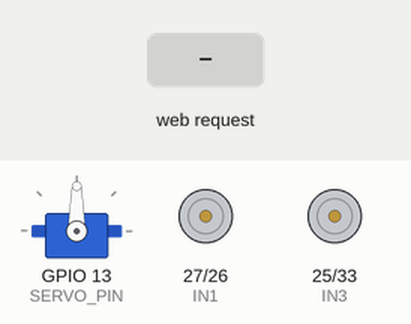
This sketch was run on a simulated ESP32. Parts: servo, motor-driver pin pairs drawn as motors (green arrow = first pin HIGH = forward, orange = second pin HIGH = backward, longer = more drive, scaled by the enable pin). The test bench sets the inputs (shaded band). WiFi joins after 1.5 s; servers stay silent unless stated; what the sketch prints to the serial monitor is not drawn.

Above: at 2.7 s.
2.8 s: HTTP request GET /move?dir=forward received
At 3.5 s:
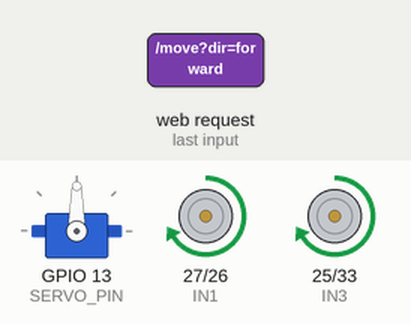
4.3 s: HTTP request GET /mode received
At 4.7 s:
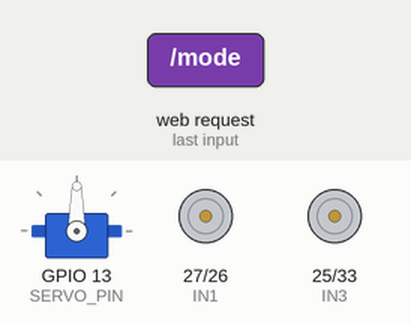
5.8 s: HTTP request GET /move?dir=backward received
At 7.0 s:
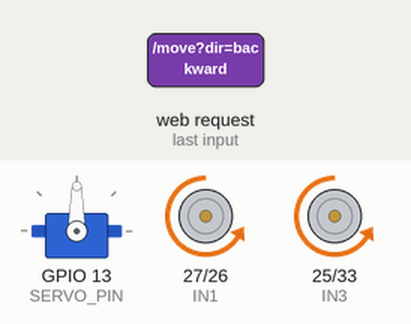
7.3 s: HTTP request GET /move?dir=left received
At 8.1 s:
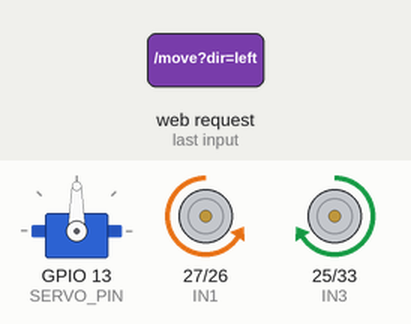
8.8 s: HTTP request GET /move?dir=right received
At 9.3 s:
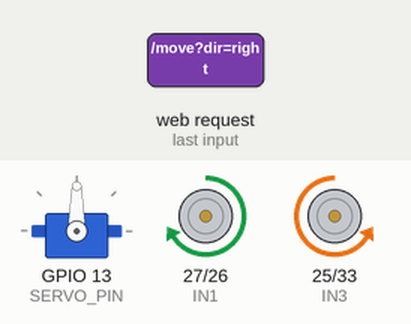
10.3 s: HTTP request GET /mode?dir=forward received
At 11.6 s:
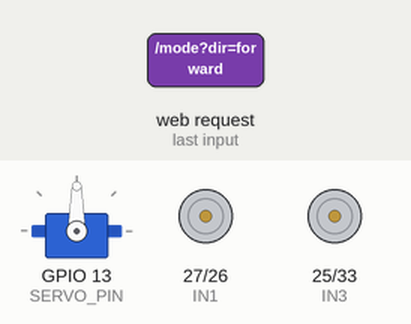
Timing chart, 0 to 12.8 s (numbered marks = the images above; inputs shaded):
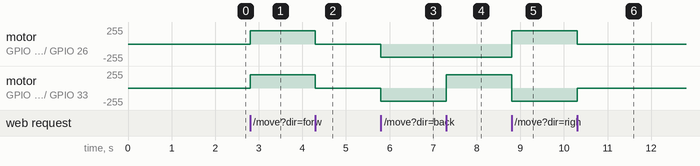

The sketch:

Smart_Rover_V3.ino
```cpp
#include <WiFi.h>
#include <WebServer.h>
#include <ESP32Servo.h>

const char* ssid = "Galaxy A35";
const char* password = "uday1234";

#define ENA 14
#define IN1 27
#define IN2 26
#define ENB 32
#define IN3 25
#define IN4 33

#define TRIG_PIN 5
#define ECHO_PIN 18
#define SERVO_PIN 13
#define IR_LEFT 34
#define IR_RIGHT 35

WebServer server(80);
Servo scanServo;

int motorSpeed = 200;
enum Mode { MANUAL, AUTO_OBSTACLE, LINE_FOLLOW };
Mode currentMode = MANUAL;

const int pwmFreq = 5000;
const int pwmResBits = 8;

void setup() {
  Serial.begin(115200);
  pinMode(IN1, OUTPUT); pinMode(IN2, OUTPUT);
  pinMode(IN3, OUTPUT); pinMode(IN4, OUTPUT);

  // New ESP32 core 3.x LEDC API: attach directly to the pin, no channel needed
  ledcAttach(ENA, pwmFreq, pwmResBits);
  ledcAttach(ENB, pwmFreq, pwmResBits);

  pinMode(TRIG_PIN, OUTPUT);
  pinMode(ECHO_PIN, INPUT);
  pinMode(IR_LEFT, INPUT);
  pinMode(IR_RIGHT, INPUT);

  scanServo.setPeriodHertz(50);
  scanServo.attach(SERVO_PIN, 500, 2400);
  scanServo.write(90);

  stopMotors();

  WiFi.begin(ssid, password);
  Serial.print("Connecting to WiFi");
  while (WiFi.status() != WL_CONNECTED) {
    delay(500);
    Serial.print(".");
  }
  Serial.println();
  Serial.print("Rover IP: ");
  Serial.println(WiFi.localIP());

  setupRoutes();
  server.begin();
}

void loop() {
  server.handleClient();
  if (currentMode == AUTO_OBSTACLE) autoObstacleLoop();
  else if (currentMode == LINE_FOLLOW) lineFollowLoop();
}

void setMotorA(int speed, bool forward) {
  digitalWrite(IN1, forward ? HIGH : LOW);
  digitalWrite(IN2, forward ? LOW : HIGH);
  ledcWrite(ENA, speed); // new API: write directly by pin
}

void setMotorB(int speed, bool forward) {
  digitalWrite(IN3, forward ? HIGH : LOW);
  digitalWrite(IN4, forward ? LOW : HIGH);
  ledcWrite(ENB, speed); // new API: write directly by pin
}

void moveForward(int speed) { setMotorA(speed, true); setMotorB(speed, true); }
void moveBackward(int speed) { setMotorA(speed, false); setMotorB(speed, false); }
void turnLeft(int speed) { setMotorA(speed, false); setMotorB(speed, true); }
void turnRight(int speed) { setMotorA(speed, true); setMotorB(speed, false); }
void stopMotors() { ledcWrite(ENA, 0); ledcWrite(ENB, 0); }

long getDistanceCM() {
  digitalWrite(TRIG_PIN, LOW);
  delayMicroseconds(2);
  digitalWrite(TRIG_PIN, HIGH);
  delayMicroseconds(10);
  digitalWrite(TRIG_PIN, LOW);
  long duration = pulseIn(ECHO_PIN, HIGH, 30000);
  if (duration == 0) return 400;
  return duration * 0.0343 / 2;
}

void autoObstacleLoop() {
  long distance = getDistanceCM();
  if (distance > 25) {
    moveForward(motorSpeed);
  } else {
    stopMotors();
    delay(200);
    moveBackward(motorSpeed);
    delay(300);
    stopMotors();

    scanServo.write(150);
    delay(400);
    long leftDist = getDistanceCM();

    scanServo.write(30);
    delay(500);
    long rightDist = getDistanceCM();

    scanServo.write(90);
    delay(300);

    if (leftDist > rightDist) turnLeft(motorSpeed);
    else turnRight(motorSpeed);
    delay(400);
    stopMotors();
  }
}

void lineFollowLoop() {
  int leftVal = digitalRead(IR_LEFT);
  int rightVal = digitalRead(IR_RIGHT);
  if (leftVal == LOW && rightVal == LOW) moveForward(motorSpeed);
  else if (leftVal == HIGH && rightVal == LOW) turnLeft(motorSpeed);
  else if (leftVal == LOW && rightVal == HIGH) turnRight(motorSpeed);
  else stopMotors();
}

void setupRoutes() {
  server.on("/", handleRoot);
  server.on("/move", handleMove);
  server.on("/mode", handleMode);
  server.on("/speed", handleSpeed);
  server.on("/status", handleStatus);
}

void handleRoot() {
  String html = R"rawliteral(
<!DOCTYPE html><html><head><title>AI Rover V3</title>
<meta name="viewport" content="width=device-width, initial-scale=1">
<style>body{font-family:Arial;text-align:center;background:#111;color:#eee;}
button{font-size:20px;padding:15px 25px;margin:8px;border-radius:10px;border:none;background:#2a7;color:white;}
.stop{background:#c33;} .mode{background:#37c;} h2{margin-top:30px;}</style></head>
<body><h1>AI Rover V3 Control</h1>
<h2>Movement</h2>
<div><button onclick="send('/move?dir=forward')">Forward</button></div>
<div><button onclick="send('/move?dir=left')">Left</button>
<button onclick="send('/move?dir=stop')" class="stop">Stop</button>
<button onclick="send('/move?dir=right')">Right</button></div>
<div><button onclick="send('/move?dir=backward')">Backward</button></div>
<h2>Speed</h2>
<input type="range" min="100" max="255" value="200" onchange="send('/speed?val='+this.value)">
<h2>Mode</h2>
<button class="mode" onclick="send('/mode?set=manual')">Manual</button>
<button class="mode" onclick="send('/mode?set=obstacle')">Auto Obstacle</button>
<button class="mode" onclick="send('/mode?set=line')">Line Follow</button>
<script>function send(url){fetch(url).catch(e=>console.log(e));}</script>
</body></html>
)rawliteral";
  server.send(200, "text/html", html);
}

void handleMove() {
  if (currentMode != MANUAL) { server.send(200, "text/plain", "Ignored"); return; }
  String dir = server.arg("dir");
  if (dir == "forward") moveForward(motorSpeed);
  else if (dir == "backward") moveBackward(motorSpeed);
  else if (dir == "left") turnLeft(motorSpeed);
  else if (dir == "right") turnRight(motorSpeed);
  else if (dir == "stop") stopMotors();
  server.send(200, "text/plain", "OK");
}

void handleMode() {
  String m = server.arg("set");
  stopMotors();
  if (m == "manual") currentMode = MANUAL;
  else if (m == "obstacle") currentMode = AUTO_OBSTACLE;
  else if (m == "line") currentMode = LINE_FOLLOW;
  server.send(200, "text/plain", "Mode: " + m);
}

void handleSpeed() {
  if (server.hasArg("val")) motorSpeed = constrain(server.arg("val").toInt(), 0, 255);
  server.send(200, "text/plain", "Speed: " + String(motorSpeed));
}

void handleStatus() {
  String status = "Mode: ";
  if (currentMode == MANUAL) status += "Manual";
  else if (currentMode == AUTO_OBSTACLE) status += "Obstacle Avoidance";
  else status += "Line Follow";
  status += " | Distance: " + String(getDistanceCM()) + "cm | Speed: " + String(motorSpeed);
  server.send(200, "text/plain", status);
}
```

Measured:
- after the input at 2.8 s, motor on GPIO 27 (IN1) / GPIO 26 (IN2), motor on GPIO 25 (IN3) / GPIO 33 (IN4): stopped → forward 199/255 at once
- after the input at 4.3 s, motor on GPIO 27 (IN1) / GPIO 26 (IN2), motor on GPIO 25 (IN3) / GPIO 33 (IN4): forward 199/255 → stopped at once
- after the input at 5.8 s, motor on GPIO 27 (IN1) / GPIO 26 (IN2), motor on GPIO 25 (IN3) / GPIO 33 (IN4): stopped → backward 199/255 at once
- after the input at 7.3 s, motor on GPIO 25 (IN3) / GPIO 33 (IN4): backward 199/255 → forward 199/255 at once
- after the input at 8.8 s, motor on GPIO 27 (IN1) / GPIO 26 (IN2): backward 199/255 → forward 199/255 at once; motor on GPIO 25 (IN3) / GPIO 33 (IN4): forward 199/255 → backward 199/255 at once
- after the input at 10.3 s, motor on GPIO 27 (IN1) / GPIO 26 (IN2): forward 199/255 → stopped at once; motor on GPIO 25 (IN3) / GPIO 33 (IN4): backward 199/255 → stopped at once
